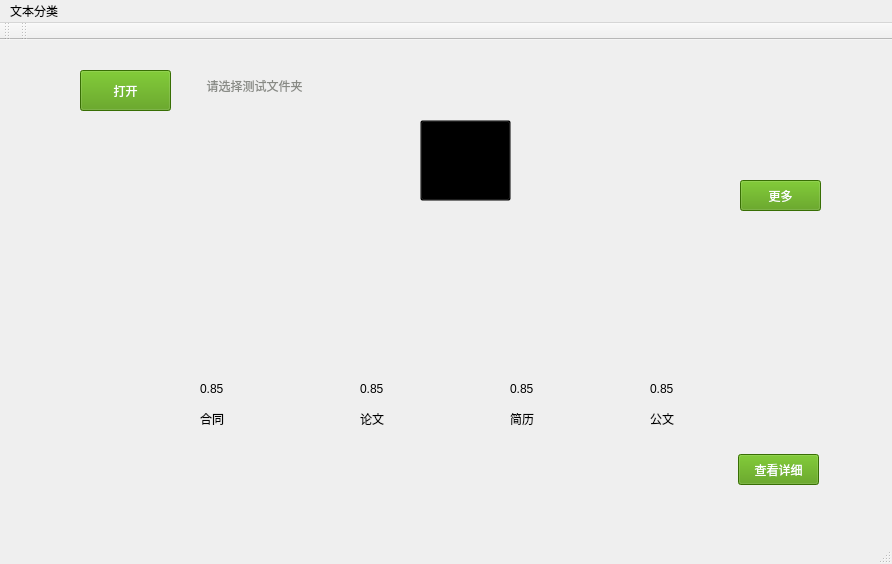
<?xml version="1.0" encoding="UTF-8"?>
<ui version="4.0">
 <class>MainWindow</class>
 <widget class="QMainWindow" name="MainWindow">
  <property name="enabled">
   <bool>true</bool>
  </property>
  <property name="geometry">
   <rect>
    <x>0</x>
    <y>0</y>
    <width>892</width>
    <height>564</height>
   </rect>
  </property>
  <property name="windowTitle">
   <string>MainWindow</string>
  </property>
  <property name="styleSheet">
   <string notr="true"/>
  </property>
  <widget class="QWidget" name="centralWidget">
   <widget class="QPushButton" name="pushButton">
    <property name="geometry">
     <rect>
      <x>80</x>
      <y>30</y>
      <width>91</width>
      <height>41</height>
     </rect>
    </property>
    <property name="styleSheet">
     <string notr="true">color: rgb(255, 255, 255);
background-color: rgb(78, 154, 6);</string>
    </property>
    <property name="text">
     <string>打开</string>
    </property>
   </widget>
   <widget class="QPushButton" name="pushButton_2">
    <property name="geometry">
     <rect>
      <x>420</x>
      <y>80</y>
      <width>91</width>
      <height>81</height>
     </rect>
    </property>
    <property name="styleSheet">
     <string notr="true">background:transparent;
border-image: url(:/image1/bg/button1.png);</string>
    </property>
    <property name="text">
     <string/>
    </property>
    <property name="autoDefault">
     <bool>false</bool>
    </property>
    <property name="default">
     <bool>false</bool>
    </property>
   </widget>
   <widget class="QLabel" name="label">
    <property name="geometry">
     <rect>
      <x>180</x>
      <y>20</y>
      <width>661</width>
      <height>51</height>
     </rect>
    </property>
    <property name="styleSheet">
     <string notr="true">color: rgb(136, 138, 133);</string>
    </property>
    <property name="text">
     <string>        请选择测试文件夹</string>
    </property>
   </widget>
   <widget class="QLabel" name="label_2">
    <property name="geometry">
     <rect>
      <x>200</x>
      <y>370</y>
      <width>31</width>
      <height>17</height>
     </rect>
    </property>
    <property name="styleSheet">
     <string notr="true">background:transparent;</string>
    </property>
    <property name="text">
     <string>合同</string>
    </property>
   </widget>
   <widget class="QLabel" name="label_3">
    <property name="geometry">
     <rect>
      <x>360</x>
      <y>370</y>
      <width>31</width>
      <height>17</height>
     </rect>
    </property>
    <property name="styleSheet">
     <string notr="true">background:transparent;</string>
    </property>
    <property name="text">
     <string>论文</string>
    </property>
   </widget>
   <widget class="QLabel" name="label_4">
    <property name="geometry">
     <rect>
      <x>510</x>
      <y>370</y>
      <width>31</width>
      <height>17</height>
     </rect>
    </property>
    <property name="styleSheet">
     <string notr="true">background:transparent;</string>
    </property>
    <property name="text">
     <string>简历</string>
    </property>
   </widget>
   <widget class="QLabel" name="label_5">
    <property name="geometry">
     <rect>
      <x>650</x>
      <y>370</y>
      <width>31</width>
      <height>17</height>
     </rect>
    </property>
    <property name="styleSheet">
     <string notr="true">background:transparent;</string>
    </property>
    <property name="text">
     <string>公文</string>
    </property>
   </widget>
   <widget class="QLabel" name="label_6">
    <property name="geometry">
     <rect>
      <x>200</x>
      <y>340</y>
      <width>121</width>
      <height>17</height>
     </rect>
    </property>
    <property name="text">
     <string>0.85</string>
    </property>
   </widget>
   <widget class="QLabel" name="label_7">
    <property name="geometry">
     <rect>
      <x>360</x>
      <y>340</y>
      <width>121</width>
      <height>17</height>
     </rect>
    </property>
    <property name="text">
     <string>0.85</string>
    </property>
   </widget>
   <widget class="QLabel" name="label_8">
    <property name="geometry">
     <rect>
      <x>510</x>
      <y>340</y>
      <width>131</width>
      <height>17</height>
     </rect>
    </property>
    <property name="text">
     <string>0.85</string>
    </property>
   </widget>
   <widget class="QLabel" name="label_9">
    <property name="geometry">
     <rect>
      <x>650</x>
      <y>340</y>
      <width>121</width>
      <height>17</height>
     </rect>
    </property>
    <property name="text">
     <string>0.85</string>
    </property>
   </widget>
   <widget class="QPushButton" name="pushButton_3">
    <property name="geometry">
     <rect>
      <x>738</x>
      <y>414</y>
      <width>81</width>
      <height>31</height>
     </rect>
    </property>
    <property name="styleSheet">
     <string notr="true">color: rgb(255, 255, 255);
background-color: rgb(78, 154, 6);</string>
    </property>
    <property name="text">
     <string>查看详细</string>
    </property>
   </widget>
   <widget class="QPushButton" name="pushButton_4">
    <property name="geometry">
     <rect>
      <x>740</x>
      <y>140</y>
      <width>81</width>
      <height>31</height>
     </rect>
    </property>
    <property name="styleSheet">
     <string notr="true">color: rgb(255, 255, 255);
background-color: rgb(78, 154, 6);</string>
    </property>
    <property name="text">
     <string>更多</string>
    </property>
   </widget>
  </widget>
  <widget class="QMenuBar" name="menuBar">
   <property name="geometry">
    <rect>
     <x>0</x>
     <y>0</y>
     <width>892</width>
     <height>28</height>
    </rect>
   </property>
   <widget class="QMenu" name="menu">
    <property name="title">
     <string>文本分类</string>
    </property>
   </widget>
   <addaction name="menu"/>
  </widget>
  <widget class="QToolBar" name="mainToolBar">
   <attribute name="toolBarArea">
    <enum>TopToolBarArea</enum>
   </attribute>
   <attribute name="toolBarBreak">
    <bool>false</bool>
   </attribute>
  </widget>
  <widget class="QStatusBar" name="statusBar"/>
  <widget class="QToolBar" name="toolBar">
   <property name="windowTitle">
    <string>toolBar</string>
   </property>
   <attribute name="toolBarArea">
    <enum>TopToolBarArea</enum>
   </attribute>
   <attribute name="toolBarBreak">
    <bool>false</bool>
   </attribute>
  </widget>
 </widget>
 <layoutdefault spacing="6" margin="11"/>
 <resources/>
 <connections/>
</ui>
